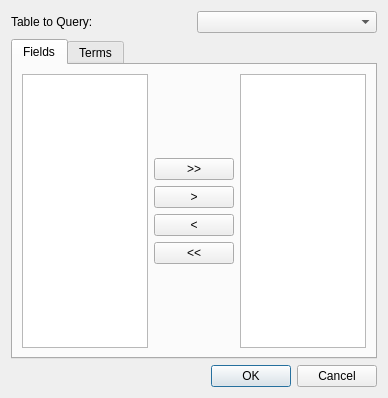
<ui version="4.0" >
 <class>QueryEditorDialog</class>
 <widget class="QDialog" name="QueryEditorDialog" >
  <property name="geometry" >
   <rect>
    <x>0</x>
    <y>0</y>
    <width>388</width>
    <height>398</height>
   </rect>
  </property>
  <property name="windowTitle" >
   <string>Build Query</string>
  </property>
  <layout class="QGridLayout" name="gridLayout_2" >
   <item row="0" column="0" >
    <layout class="QHBoxLayout" name="horizontalLayout" >
     <item>
      <widget class="QLabel" name="label" >
       <property name="text" >
        <string>Table to Query:</string>
       </property>
      </widget>
     </item>
     <item>
      <widget class="QComboBox" name="tableList" />
     </item>
    </layout>
   </item>
   <item row="1" column="0" >
    <widget class="QTabWidget" name="tabWidget" >
     <property name="currentIndex" >
      <number>0</number>
     </property>
     <widget class="QWidget" name="tab" >
      <property name="geometry" >
       <rect>
        <x>0</x>
        <y>0</y>
        <width>368</width>
        <height>269</height>
       </rect>
      </property>
      <attribute name="title" >
       <string>Fields</string>
      </attribute>
      <layout class="QGridLayout" name="gridLayout" >
       <item row="0" column="0" >
        <widget class="QListView" name="columnView" >
         <property name="selectionMode" >
          <enum>QAbstractItemView::MultiSelection</enum>
         </property>
        </widget>
       </item>
       <item row="0" column="1" >
        <layout class="QVBoxLayout" name="verticalLayout" >
         <item>
          <spacer name="verticalSpacer_2" >
           <property name="orientation" >
            <enum>Qt::Vertical</enum>
           </property>
           <property name="sizeHint" stdset="0" >
            <size>
             <width>20</width>
             <height>28</height>
            </size>
           </property>
          </spacer>
         </item>
         <item>
          <widget class="QPushButton" name="addAllButton" >
           <property name="text" >
            <string>>></string>
           </property>
          </widget>
         </item>
         <item>
          <widget class="QPushButton" name="addButton" >
           <property name="text" >
            <string>></string>
           </property>
          </widget>
         </item>
         <item>
          <widget class="QPushButton" name="removeButton" >
           <property name="text" >
            <string>&lt;</string>
           </property>
          </widget>
         </item>
         <item>
          <widget class="QPushButton" name="removeAllButton" >
           <property name="text" >
            <string>&lt;&lt;</string>
           </property>
          </widget>
         </item>
         <item>
          <spacer name="verticalSpacer" >
           <property name="orientation" >
            <enum>Qt::Vertical</enum>
           </property>
           <property name="sizeHint" stdset="0" >
            <size>
             <width>20</width>
             <height>27</height>
            </size>
           </property>
          </spacer>
         </item>
        </layout>
       </item>
       <item row="0" column="2" >
        <widget class="QListView" name="selectView" >
         <property name="selectionMode" >
          <enum>QAbstractItemView::MultiSelection</enum>
         </property>
        </widget>
       </item>
      </layout>
     </widget>
     <widget class="QWidget" name="tab_2" >
      <property name="geometry" >
       <rect>
        <x>0</x>
        <y>0</y>
        <width>368</width>
        <height>269</height>
       </rect>
      </property>
      <attribute name="title" >
       <string>Terms</string>
      </attribute>
      <layout class="QGridLayout" name="gridLayout_3" >
       <item row="0" column="0" >
        <widget class="QRadioButton" name="andButton" >
         <property name="text" >
          <string>Match all of the following terms</string>
         </property>
         <property name="checked" >
          <bool>true</bool>
         </property>
        </widget>
       </item>
       <item row="1" column="0" >
        <widget class="QRadioButton" name="orButton" >
         <property name="text" >
          <string>Match any of the following terms</string>
         </property>
        </widget>
       </item>
       <item row="2" column="0" >
        <widget class="QScrollArea" name="scrollArea" >
         <property name="widgetResizable" >
          <bool>true</bool>
         </property>
         <widget class="QWidget" name="scrollAreaWidgetContents" >
          <property name="geometry" >
           <rect>
            <x>0</x>
            <y>0</y>
            <width>354</width>
            <height>157</height>
           </rect>
          </property>
         </widget>
        </widget>
       </item>
       <item row="3" column="0" >
        <layout class="QHBoxLayout" name="horizontalLayout_2" >
         <item>
          <spacer name="horizontalSpacer" >
           <property name="orientation" >
            <enum>Qt::Horizontal</enum>
           </property>
           <property name="sizeHint" stdset="0" >
            <size>
             <width>284</width>
             <height>20</height>
            </size>
           </property>
          </spacer>
         </item>
         <item>
          <widget class="QPushButton" name="moreButton" >
           <property name="text" >
            <string>More</string>
           </property>
          </widget>
         </item>
         <item>
          <widget class="QPushButton" name="lessButton" >
           <property name="enabled" >
            <bool>false</bool>
           </property>
           <property name="text" >
            <string>Less</string>
           </property>
          </widget>
         </item>
        </layout>
       </item>
      </layout>
     </widget>
    </widget>
   </item>
   <item row="2" column="0" >
    <widget class="QDialogButtonBox" name="buttonBox" >
     <property name="orientation" >
      <enum>Qt::Horizontal</enum>
     </property>
     <property name="standardButtons" >
      <set>QDialogButtonBox::Cancel|QDialogButtonBox::Ok</set>
     </property>
    </widget>
   </item>
  </layout>
 </widget>
 <resources/>
 <connections>
  <connection>
   <sender>buttonBox</sender>
   <signal>accepted()</signal>
   <receiver>QueryEditorDialog</receiver>
   <slot>accept()</slot>
   <hints>
    <hint type="sourcelabel" >
     <x>248</x>
     <y>254</y>
    </hint>
    <hint type="destinationlabel" >
     <x>157</x>
     <y>274</y>
    </hint>
   </hints>
  </connection>
  <connection>
   <sender>buttonBox</sender>
   <signal>rejected()</signal>
   <receiver>QueryEditorDialog</receiver>
   <slot>reject()</slot>
   <hints>
    <hint type="sourcelabel" >
     <x>316</x>
     <y>260</y>
    </hint>
    <hint type="destinationlabel" >
     <x>286</x>
     <y>274</y>
    </hint>
   </hints>
  </connection>
 </connections>
</ui>
